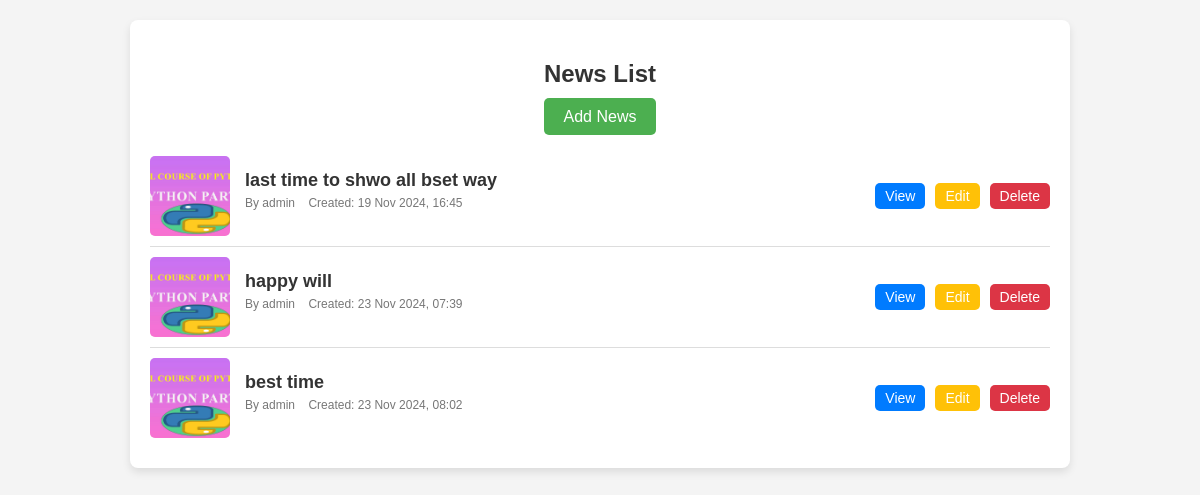
The app's page /news_list/, older data.
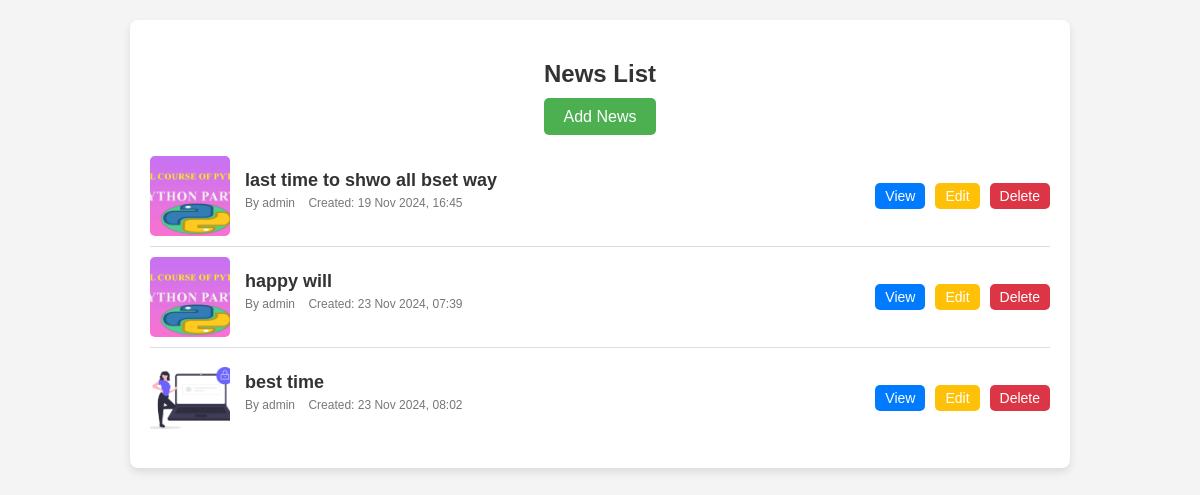
The same page, newer data.
### app/models.py (models this page shows, shortened)
class News(models.Model):
    user = models.ForeignKey(User,on_delete=models.CASCADE)
    title = models.CharField(max_length=200,unique=True)
    content = models.TextField(blank=True)
    image = models.ImageField(upload_to='news_images/',blank=True)
    url = models.URLField(blank=True)
    created_at  = models.DateTimeField(auto_now_add=True)
    updated_at = models.DateTimeField(auto_now=True)

### app/views.py (the view)
# urls.py: path('news_list/',views.news_list,name='news_list'),
def news_list(request):
    news = models.News.objects.all()
    context = {
        'news_list':news
    }
    return render(request,'news_list.html',context)

### templates/news_list.html (shortened to what this page needs)
<!DOCTYPE html>
<html lang="en">
<head>
</head>
<body>
    <div class="container">
        <h2>News List</h2>
        <div class="add-news">
            <a href="{% url 'add_news' %}">Add News</a>
        </div>
        {% for news in news_list %}
        <div class="news-item">
            <div class="news-image">
                {% if news.image %}
                <img src="{{ news.image.url }}" alt="{{ news.title }}">
                {% else %}
                <img src="https://via.placeholder.com/80" alt="No Image">
                {% endif %}
            </div>
            <div class="news-details">
                <p class="news-title">
                    <a href="{% url 'news_detail' news.id %}">{{ news.title }}</a>
                </p>
                <p class="news-meta">
                    <span>By {{ news.user.username }}</span>
                    <span>Created: {{ news.created_at|date:"d M Y, H:i" }}</span>
                </p>
            </div>
            <div class="news-actions">
                <a href="{% url 'news_detail' news.id %}" class="view-btn">View</a>
                <a href="{% url 'edit_news' news.id %}" class="edit-btn">Edit</a>
                <a href="{% url 'delete_news'  news.id %}" class="delete-btn">Delete</a>
            </div>
        </div>
        {% empty %}
        <p>No news available. Please <a href="{% url 'add_news' %}">add some news</a>.</p>
        {% endfor %}
    </div>
</body>
</html>

Row changes from the older to the newer data that the page shows:
changed News "best time": image: a different picture
